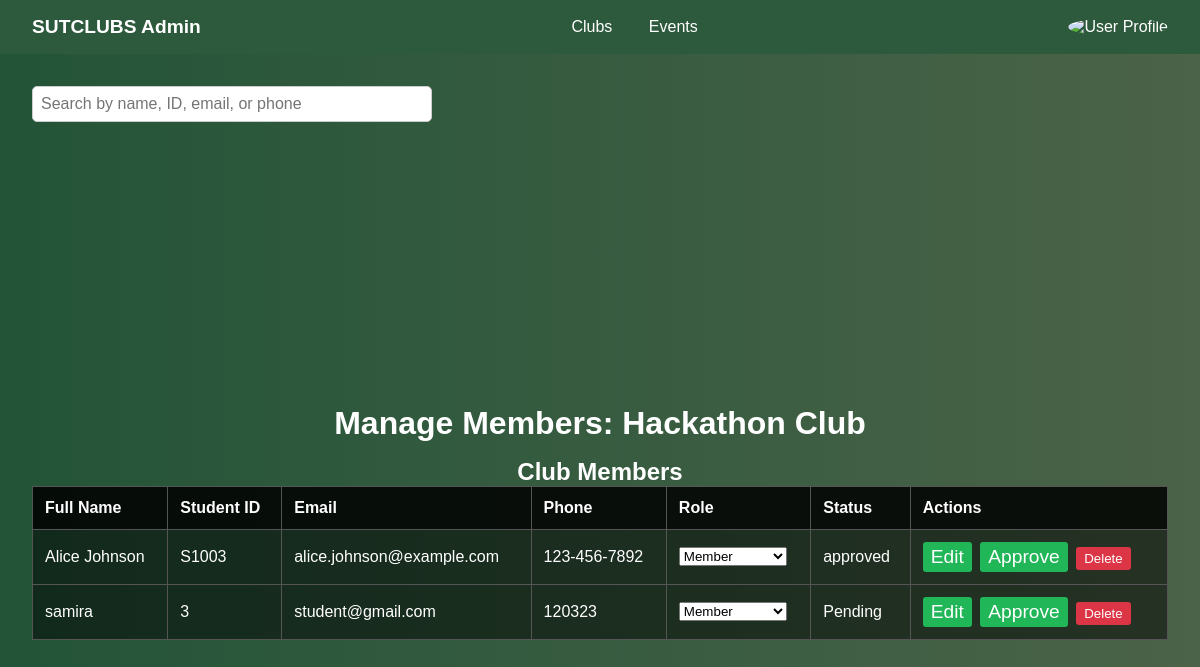
Page /manage_members.php?id=3 on the committed database.
### tables this page shows
CREATE TABLE `clubs` (
  `id` int NOT NULL AUTO_INCREMENT,
  `name` varchar(255) NOT NULL,
  `description` text,
  `image_path` varchar(255) DEFAULT NULL,
  `created_at` timestamp NULL DEFAULT CURRENT_TIMESTAMP,
  PRIMARY KEY (`id`)
);

CREATE TABLE `club_members` (
  `id` int NOT NULL AUTO_INCREMENT,
  `club_name` varchar(255) NOT NULL,
  `full_name` varchar(255) NOT NULL,
  `student_id` varchar(50) NOT NULL,
  `email` varchar(255) NOT NULL,
  `phone` varchar(20) NOT NULL,
  `role` varchar(50) NOT NULL,
  `created_at` timestamp NULL DEFAULT CURRENT_TIMESTAMP,
  `status` varchar(50) NOT NULL DEFAULT 'Pending',
  PRIMARY KEY (`id`)
);

### manage_members.php (the view, shortened to what this page needs)
<?php
$config = include('config.php');
$club_id = isset($_GET["id"]) ? intval($_GET["id"]) : 0;
$conn = mysqli_connect("localhost", "root", $config['password'], "sutclubs");
$club_query = mysqli_prepare($conn, "SELECT id, name FROM clubs WHERE id = ?");
mysqli_stmt_bind_param($club_query, "i", $club_id);
mysqli_stmt_execute($club_query);
$club_result = mysqli_stmt_get_result($club_query);
$club = mysqli_fetch_assoc($club_result);
$members_query = mysqli_prepare($conn, "SELECT * FROM club_members WHERE club_name = ?");
mysqli_stmt_bind_param($members_query, "s", $club['name']);
mysqli_stmt_execute($members_query);
$members_result = mysqli_stmt_get_result($members_query);
?>
<!DOCTYPE html>
<html lang="en">
<head>
    <link rel="stylesheet" href="./adminHomeSt.css">
    <link rel="stylesheet" href="./members.css">
</head>
<body>
    <nav class="navbar">
        <div class="logo">SUTCLUBS Admin</div>
        <div class="nav-links">
            <a href="CLUBS.php">Clubs</a>
            <a href="#">Events</a>
        </div>
        <div class="user-profile">
            <img src="user-icon.png" alt="User Profile" class="profile-icon">
        </div>
    </nav>
    <div class="search-bar">
    <input type="text" id="searchInput" onkeyup="filterTable()" placeholder="Search by name, ID, email, or phone">
</div>
    <main class="main-content">
        <h1 class="title">Manage Members: <?= htmlspecialchars($club["name"]) ?></h1>
        <div class="member-list">
            <h2>Club Members</h2>
        </div>
            <table>
                <thead>
                    <tr>
                        <th>Full Name</th>
                        <th>Student ID</th>
                        <th>Email</th>
                        <th>Phone</th>
                        <th>Role</th>
                        <th>Status</th>
                        <th>Actions</th>
                    </tr>
                </thead>
                <tbody>
                    <?php while ($member = mysqli_fetch_assoc($members_result)): ?>
                        <tr>
                            <td><?= htmlspecialchars($member["full_name"]) ?></td>
                            <td><?= htmlspecialchars($member["student_id"]) ?></td>
                            <td><?= htmlspecialchars($member["email"]) ?></td>
                            <td><?= htmlspecialchars($member["phone"]) ?></td>
                            <td>
                                <form method="POST">
                                    <select name="role" onchange="this.form.submit()">
                                        <option value="member" <?= $member['role'] == 'member' ? 'selected' : '' ?>>Member</option>
                                    </select>
                                </form>
                            </td>
                            <td><?= htmlspecialchars($member["status"]) ?></td>
                            <td>
                                <button onclick="showEditForm(<?= $member['id'] ?>)" class="admin-button">Edit</button>
                                <form method="POST" style="display: inline;">
                                    <button type="submit" class="admin-button">Approve</button>
                                </form>
                                <form method="POST" style="display: inline;">
                                    <button type="submit" class="delete-button">Delete</button>
                                </form>
                            </td>
                        </tr>
                    <?php endwhile; ?>
                </tbody>
            </table>
    </main>
</body>
</html>

### adminHomeSt.css (style rules this page uses)
:root { --primary-green: rgba(34, 197, 94, 0.9); --dark-overlay: rgba(0, 0, 0, 0.6); }
* { margin: 0; padding: 0; box-sizing: border-box; }
body { font-family: 'Arial', sans-serif; background: url('./uploads/clubs.webp') no-repeat center center fixed; background-size: cover; min-height: 100vh; }
.navbar { display: flex; justify-content: space-between; align-items: center; padding: 1rem 2rem; background-color: white; }
.logo { font-weight: bold; font-size: 1.2rem; }
.nav-links a { margin: 0 1rem; text-decoration: none; color: black; }
.main-content { position: relative; min-height: calc(100vh - 4rem); display: flex; flex-direction: column; align-items: center; justify-content: center; padding: 2rem; color: white; }
.title { font-size: 3rem; margin-bottom: 2rem; z-index: 2; }
.admin-button { padding: 1rem; font-size: 1.2rem; border: none; border-radius: 8px; background-color: var(--primary-green); color: white; cursor: pointer; transition: transform 0.2s; }

### members.css (style rules this page uses)
:root { --primary-green: rgba(34, 197, 94, 0.9); --dark-overlay: rgba(0, 0, 0, 0.6); --background-gradient: linear-gradient(to left, rgb(75, 99, 72), rgb(35, 84, 56)); --navbar-bg: rgb(45, 90, 60); }
* { margin: 0; padding: 0; box-sizing: border-box; }
body { font-family: 'Arial', sans-serif; background: var(--background-gradient); min-height: 100vh; color: white; }
.navbar { display: flex; justify-content: space-between; align-items: center; padding: 1rem 2rem; background-color: var(--navbar-bg); }
.logo { font-weight: bold; font-size: 1.2rem; }
.nav-links a { margin: 0 1rem; text-decoration: none; color: white; }
.profile-icon { width: 40px; height: 40px; border-radius: 50%; object-fit: cover; cursor: pointer; }
.main-content { padding: 2rem; }
.title { font-size: 2rem; margin-bottom: 1rem; }
.search-bar { margin: 2rem; }
.search-bar input { padding: 0.5rem; width: 100%; max-width: 400px; border: 1px solid #ccc; border-radius: 5px; font-size: 1rem; }
.member-list { overflow-x: auto; }
table { width: 100%; border-collapse: collapse; background-color: rgba(0, 0, 0, 0.5); }
th, td { padding: 0.75rem; border: 1px solid #555; text-align: left; }
th { background-color: rgba(0, 0, 0, 0.7); }
.admin-button, .delete-button { padding: 0.25rem 0.5rem; border: none; border-radius: 3px; cursor: pointer; margin-right: 0.25rem; }
.admin-button { background-color: var(--primary-green); color: white; }
.delete-button { background-color: #dc3545; color: white; }

### rows in the picture
clubs: name "Hackathon Club"
club_members: full_name "Alice Johnson", student "S1003", email "alice.johnson@example.com", phone "123-456-7892", status "approved"
club_members: full_name "samira", student "3", email "student@gmail.com", phone "120323", status "Pending"
